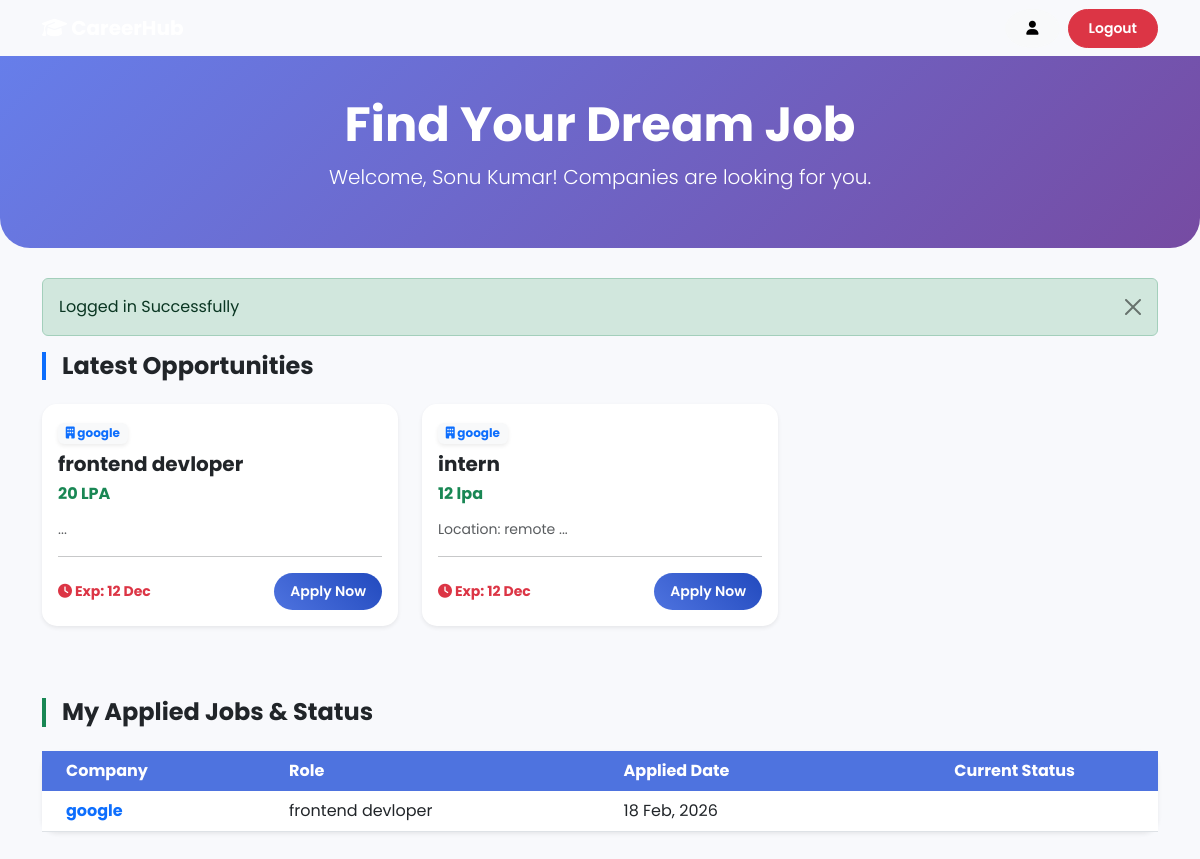
Page /student/index.php (signed in) on the committed database.
### tables this page shows
CREATE TABLE `jobs` (
  `id` int(11) NOT NULL,
  `company_name` varchar(191) NOT NULL,
  `job_title` varchar(191) NOT NULL,
  `description` text DEFAULT NULL,
  `eligibility_criteria` varchar(191) DEFAULT NULL,
  `salary_package` varchar(50) DEFAULT NULL,
  `last_date` date DEFAULT NULL,
  `created_at` timestamp NOT NULL DEFAULT current_timestamp()
);

CREATE TABLE `job_applications` (
  `id` int(11) NOT NULL,
  `user_id` int(11) NOT NULL,
  `job_id` int(11) NOT NULL,
  `status` varchar(50) DEFAULT 'Applied',
  `applied_at` timestamp NOT NULL DEFAULT current_timestamp()
);

### student/index.php (the view, shortened to what this page needs)
<?php
include('../config/dbcon.php');
?>
<!doctype html>
<html lang="en">
  <head>
    <link href="https://cdn.jsdelivr.net/npm/bootstrap@5.3.0/dist/css/bootstrap.min.css" rel="stylesheet">
    <link rel="stylesheet" href="https://cdnjs.cloudflare.com/ajax/libs/font-awesome/6.4.0/css/all.min.css">
    <link rel="stylesheet" href="https://cdnjs.cloudflare.com/ajax/libs/animate.css/4.1.1/animate.min.css"/>
    <link rel="stylesheet" href="../assets/css/custom.css">
  </head>
  <body>
    <nav class="navbar navbar-expand-lg navbar-dark bg-transparent absolute-top" style="background: #667eea;">
      <div class="container">
        <a class="navbar-brand fw-bold" href="#"><i class="fa fa-graduation-cap"></i> CareerHub</a>
        <div class="d-flex">
            <a href="profile.php" class="btn btn-light btn-sm me-2 rounded-circle" title="Profile"><i class="fa fa-user"></i></a>
            <a href="../logout.php" class="btn btn-danger btn-sm rounded-pill">Logout</a>
        </div>
      </div>
    </nav>
    <div class="hero-section text-center animate__animated animate__fadeIn">
        <div class="container">
            <h1 class="display-5 fw-bold">Find Your Dream Job</h1>
            <p class="lead">Welcome, <?= $_SESSION['auth_user']['name']; ?>! Companies are looking for you.</p>
        </div>
    </div>
    <div class="container">
        <?php if(isset($_SESSION['message'])) { ?>
            <div class="alert alert-success alert-dismissible fade show animate__animated animate__bounceIn" role="alert">
                <?= $_SESSION['message']; ?>
                <button type="button" class="btn-close" data-bs-dismiss="alert"></button>
            </div>
        <?php unset($_SESSION['message']); } ?>
        <h4 class="mb-4 fw-bold text-dark border-start border-4 border-primary ps-3 animate__animated animate__fadeInLeft">
            Latest Opportunities
        </h4>
        <div class="row mb-5">
            <?php
            $current_date = date('Y-m-d');
            $query = "SELECT * FROM jobs WHERE last_date >= '$current_date' ORDER BY last_date ASC";
            $query_run = mysqli_query($con, $query);
            if(mysqli_num_rows($query_run) > 0)
            {
                $delay = 0;
                foreach($query_run as $item)
                {
                    $delay += 100;
                    ?>
                    <div class="col-md-6 col-lg-4 mb-4 animate__animated animate__fadeInUp" style="animation-delay: <?= $delay; ?>ms;">
                        <div class="card h-100 shadow-sm border-0">
                            <div class="card-body">
                                <span class="badge bg-light text-primary mb-2 shadow-sm">
                                    <i class="fa fa-building"></i> <?= $item['company_name']; ?>
                                </span>
                                <h5 class="card-title fw-bold text-dark"><?= $item['job_title']; ?></h5>
                                <h6 class="text-success fw-bold mb-3"><?= $item['salary_package']; ?></h6>
                                <p class="card-text text-muted small"><?= substr($item['description'], 0, 80); ?>...</p>
                                <hr>
                                <div class="d-flex justify-content-between align-items-center">
                                    <small class="text-danger fw-bold"><i class="fa fa-clock"></i> Exp: <?= date('d M', strtotime($item['last_date'])); ?></small>
                                    <form action="code.php" method="POST">
                                        <button type="submit" name="apply_job_btn" class="btn btn-primary btn-sm px-3 rounded-pill">Apply Now</button>
                                    </form>
                                </div>
                            </div>
                        </div>
                    </div>
                    <?php
                }
            } else { echo '<p class="text-muted ms-3">No new jobs available.</p>'; }
            ?>
        </div>
        <h4 class="mb-4 fw-bold text-dark border-start border-4 border-success ps-3 animate__animated animate__fadeInLeft">
            My Applied Jobs & Status
        </h4>
        <div class="card shadow-sm border-0 mb-5 animate__animated animate__fadeInUp">
            <div class="card-body p-0">
                <div class="table-responsive">
                    <table class="table table-hover align-middle mb-0">
                        <thead class="bg-light">
                            <tr>
                                <th class="ps-4">Company</th>
                                <th>Role</th>
                                <th>Applied Date</th>
                                <th class="text-center">Current Status</th>
                            </tr>
                        </thead>
                        <tbody>
                            <?php
                            $user_id = $_SESSION['auth_user']['user_id'];
                            $applied_query = "SELECT a.status, a.applied_at, j.company_name, j.job_title
                                             FROM job_applications a, jobs j
                                             WHERE a.job_id = j.id AND a.user_id = '$user_id'
                                             ORDER BY a.applied_at DESC";
                            $applied_run = mysqli_query($con, $applied_query);
                            if(mysqli_num_rows($applied_run) > 0)
                            {
                                foreach($applied_run as $app)
                                {
                                    ?>
                                    <tr>
                                        <td class="ps-4 fw-bold text-primary"><?= $app['company_name']; ?></td>
                                        <td><?= $app['job_title']; ?></td>
                                        <td><?= date('d M, Y', strtotime($app['applied_at'])); ?></td>
                                        <td class="text-center">
                                        </td>
                                    </tr>
                                    <?php
                                }
                            } else {
                                echo '<tr><td colspan="4" class="text-center py-4 text-muted">You haven\'t applied for any jobs yet.</td></tr>';
                            }
                            ?>
                        </tbody>
                    </table>
                </div>
            </div>
        </div>
    </div>
  </body>
</html>

### assets/css/custom.css (style rules this page uses)
:root { --primary-color: #4e73df; --secondary-color: #858796; --success-color: #1cc88a; --dark-bg: #f8f9fc; --sidebar-bg: #4e73df; --card-shadow: 0 0.15rem 1.75rem 0 rgba(58, 59, 69, 0.15); }
body { font-family: 'Poppins', sans-serif; background-color: var(--dark-bg); overflow-x: hidden; }
.card { border: none; border-radius: 15px; box-shadow: var(--card-shadow); transition: all 0.3s ease-in-out; background: white; }
.btn { border-radius: 50px; padding: 8px 20px; font-weight: 600; transition: 0.3s; }
.btn-primary { background: linear-gradient(45deg, #4e73df, #224abe); border: none; }
.table thead th { background-color: #4e73df; color: white; border: none; }

### student/index.php (style rules this page uses)
.hero-section { background: linear-gradient(135deg, #667eea 0%, #764ba2 100%); color: white; padding: 40px 0; border-radius: 0 0 30px 30px; margin-bottom: 30px; }

### rows in the picture
jobs: company_name "google", job_title "frontend devloper", salary_package "20 LPA", last_date "12 Dec"
jobs: company_name "google", job_title "intern", salary_package "12 lpa", description "Location: remote", last_date "12 Dec"
job_applications: job.company_name "google", job.job_title "frontend devloper", applied_at "18 Feb, 2026"

### other values in the picture
$_SESSION['auth_user']['name'] "Sonu Kumar"
$_SESSION['message'] "Logged in Successfully"
